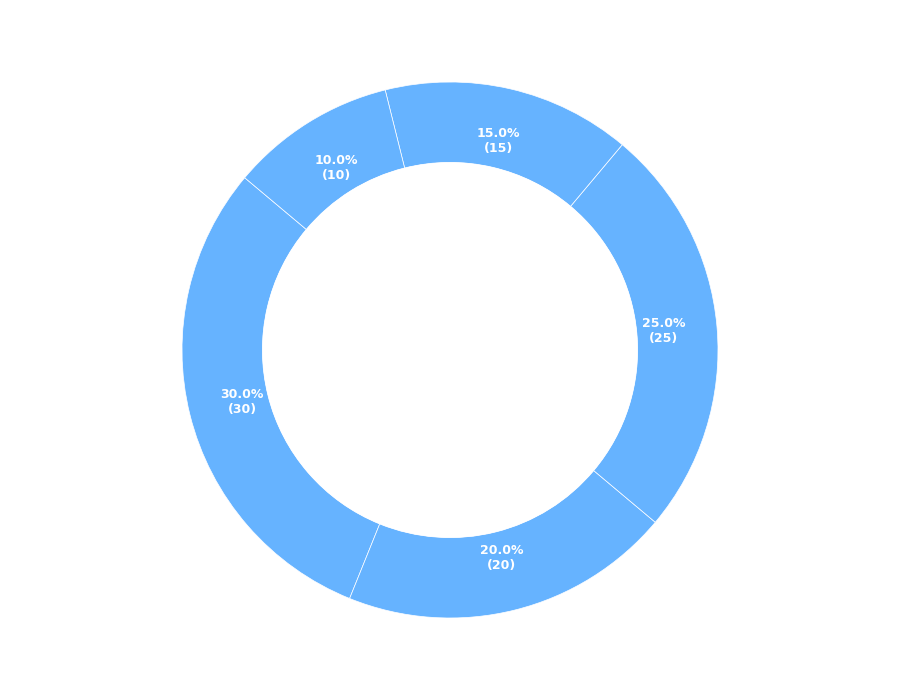

Here is the Python script that generated this plot:
import matplotlib.pyplot as plt

data_by_institution = {
    "Universities": [40, 20, 15, 20, 5],
    "Tech Companies": [10, 50, 10, 25, 5],
    "Hospitals": [5, 40, 5, 35, 15],
    "Government Offices": [5, 45, 5, 35, 10],
    "Research Institutions": [10, 15, 5, 60, 10],
    "Public Schools": [30, 20, 25, 15, 10]
}

single_color = ['#66b3ff']

def make_autopct(values):
    def my_autopct(pct):
        total = sum(values)
        val = int(round(pct * total / 100.0))
        return '{:.1f}%\n({:d})'.format(pct, val)
    return my_autopct

def plot_donut_chart(data, color):
    fig, ax = plt.subplots(figsize=(9, 7), subplot_kw=dict(aspect="equal"))
    
    wedges, texts, autotexts = ax.pie(
        data,
        autopct=make_autopct(data),
        startangle=140,
        colors=color * len(data),
        pctdistance=0.8,
        wedgeprops=dict(width=0.3, edgecolor='w', linewidth=0.5),
        textprops=dict(color='white', fontsize=9, fontweight='bold')
    )
    
    # Add a circle at the center to make it a donut
    centre_circle = plt.Circle((0, 0), 0.70, fc='white')
    ax.add_artist(centre_circle)

    plt.tight_layout()
    plt.show()

for institution, data in data_by_institution.items():
    plot_donut_chart(data, single_color)
